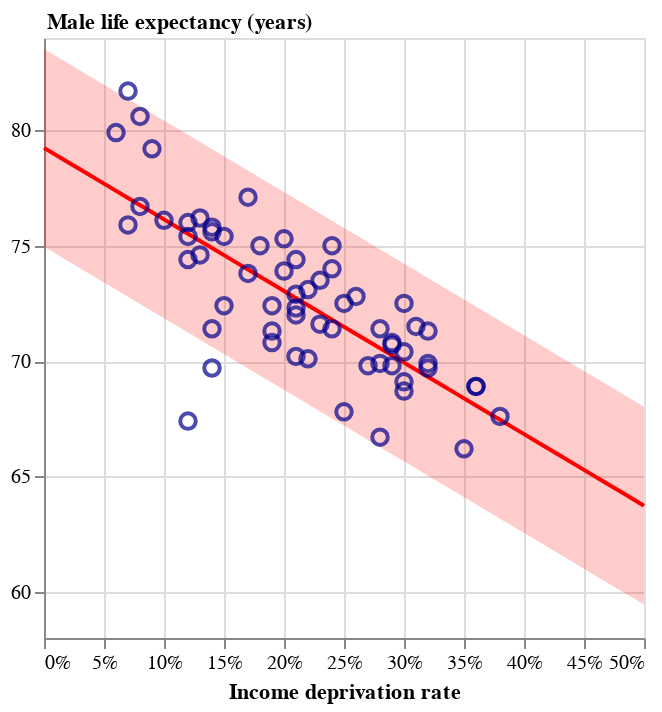

Notebook cell for this chart:
### Markdown cell above
<br>

Add it to our main chart layer.

### Code cell
c2 = band + c1      # Putting the band underneath the points and trend line
c2.display()

### Figure 1 — Vega-Lite specification as saved in the notebook (floating-point values rounded to 4 significant figures)
{"config": {"view": {"continuousWidth": 300, "continuousHeight": 300}}, "layer": [{"data": {"name": "data-408c8eef8a021c4cd489fa3af607bbcf"}, "mark": {"type": "area", "color": "red", "opacity": 0.2}, "encoding": {"x": {"field": "incomeDeprevation", "type": "quantitative"}, "y": {"field": "lower", "type": "quantitative"}, "y2": {"field": "upper"}}}, {"layer": [{"data": {"name": "data-408c8eef8a021c4cd489fa3af607bbcf"}, "mark": {"type": "line", "color": "red", "size": 2}, "encoding": {"x": {"field": "incomeDeprevation", "type": "quantitative"}, "y": {"field": "predicted_maleLE", "type": "quantitative"}}}, {"data": {"name": "data-31c68df2bf38ec3b0c03198038be9e37"}, "mark": {"type": "point", "color": "darkblue", "opacity": 0.7, "size": 60}, "encoding": {"tooltip": [{"field": "areaName", "type": "nominal"}, {"field": "incomeDeprevation", "format": ".1%", "type": "quantitative"}, {"field": "maleLE", "format": ".1f", "type": "quantitative"}, {"field": "predicted_maleLE", "format": ".1f", "title": "Predicted", "type": "quantitative"}, {"field": "residual", "format": ".2f", "type": "quantitative"}], "x": {"axis": {"format": "%"}, "field": "incomeDeprevation", "title": "Income deprivation rate", "type": "quantitative"}, "y": {"axis": {"titleAngle": 0, "titleAlign": "left", "titleX": 1, "titleY": -3}, "field": "maleLE", "scale": {"zero": false}, "title": "Male life expectancy (years)", "type": "quantitative"}}}]}], "$schema": "https://vega.github.io/schema/vega-lite/v5.20.1.json", "datasets": {"data-408c8eef8a021c4cd489fa3af607bbcf": [{"incomeDeprevation": 0.0, "predicted_maleLE": 79.24, "upper": 83.52, "lower": 74.95}, {"incomeDeprevation": 0.01724, "predicted_maleLE": 78.7, "upper": 82.99, "lower": 74.42}, {"incomeDeprevation": 0.03448, "predicted_maleLE": 78.17, "upper": 82.46, "lower": 73.88}, {"incomeDeprevation": 0.05172, "predicted_maleLE": 77.64, "upper": 81.92, "lower": 73.35}, {"incomeDeprevation": 0.06897, "predicted_maleLE": 77.1, "upper": 81.39, "lower": 72.82}, {"incomeDeprevation": 0.08621, "predicted_maleLE": 76.57, "upper": 80.85, "lower": 72.28}, {"incomeDeprevation": 0.1034, "predicted_maleLE": 76.03, "upper": 80.32, "lower": 71.75}, {"incomeDeprevation": 0.1207, "predicted_maleLE": 75.5, "upper": 79.78, "lower": 71.21}, {"incomeDeprevation": 0.1379, "predicted_maleLE": 74.96, "upper": 79.25, "lower": 70.68}, {"incomeDeprevation": 0.1552, "predicted_maleLE": 74.43, "upper": 78.71, "lower": 70.14}, {"incomeDeprevation": 0.1724, "predicted_maleLE": 73.89, "upper": 78.18, "lower": 69.61}, {"incomeDeprevation": 0.1897, "predicted_maleLE": 73.36, "upper": 77.64, "lower": 69.07}, {"incomeDeprevation": 0.2069, "predicted_maleLE": 72.82, "upper": 77.11, "lower": 68.54}, {"incomeDeprevation": 0.2241, "predicted_maleLE": 72.29, "upper": 76.57, "lower": 68.0}, {"incomeDeprevation": 0.2414, "predicted_maleLE": 71.75, "upper": 76.04, "lower": 67.47}, {"incomeDeprevation": 0.2586, "predicted_maleLE": 71.22, "upper": 75.5, "lower": 66.93}, {"incomeDeprevation": 0.2759, "predicted_maleLE": 70.68, "upper": 74.97, "lower": 66.4}, {"incomeDeprevation": 0.2931, "predicted_maleLE": 70.15, "upper": 74.44, "lower": 65.87}, {"incomeDeprevation": 0.3103, "predicted_maleLE": 69.62, "upper": 73.9, "lower": 65.33}, {"incomeDeprevation": 0.3276, "predicted_maleLE": 69.08, "upper": 73.37, "lower": 64.8}, {"incomeDeprevation": 0.3448, "predicted_maleLE": 68.55, "upper": 72.83, "lower": 64.26}, {"incomeDeprevation": 0.3621, "predicted_maleLE": 68.01, "upper": 72.3, "lower": 63.73}, {"incomeDeprevation": 0.3793, "predicted_maleLE": 67.48, "upper": 71.76, "lower": 63.19}, {"incomeDeprevation": 0.3966, "predicted_maleLE": 66.94, "upper": 71.23, "lower": 62.66}, {"incomeDeprevation": 0.4138, "predicted_maleLE": 66.41, "upper": 70.69, "lower": 62.12}, {"incomeDeprevation": 0.431, "predicted_maleLE": 65.87, "upper": 70.16, "lower": 61.59}, {"incomeDeprevation": 0.4483, "predicted_maleLE": 65.34, "upper": 69.62, "lower": 61.05}, {"incomeDeprevation": 0.4655, "predicted_maleLE": 64.8, "upper": 69.09, "lower": 60.52}, {"incomeDeprevation": 0.4828, "predicted_maleLE": 64.27, "upper": 68.55, "lower": 59.98}, {"incomeDeprevation": 0.5, "predicted_maleLE": 63.73, "upper": 68.02, "lower": 59.45}], "data-31c68df2bf38ec3b0c03198038be9e37": [{"areaName": "Anniesland, Jordanhill and Whiteinch", "incomeDeprevation": 0.14, "employmentDeprivation": 0.15, "childPoverty": 0.14, "femaleLE": 80.8, "maleLE": 75.8, "disabilityRate": 0.19, "predicted_maleLE": 74.9, "residual": 0.9021}, {"areaName": "Arden and Carnwadric", "incomeDeprevation": 0.26, "employmentDeprivation": 0.25, "childPoverty": 0.34, "femaleLE": 76.0, "maleLE": 72.8, "disabilityRate": 0.22, "predicted_maleLE": 71.18, "residual": 1.623}, {"areaName": "Baillieston and Garrowhill", "incomeDeprevation": 0.12, "employmentDeprivation": 0.12, "childPoverty": 0.14, "femaleLE": 81.6, "maleLE": 76.0, "disabilityRate": 0.21, "predicted_maleLE": 75.52, "residual": 0.482}, {"areaName": "Balornock and Barmulloch", "incomeDeprevation": 0.29, "employmentDeprivation": 0.27, "childPoverty": 0.38, "femaleLE": 78.2, "maleLE": 70.8, "disabilityRate": 0.3, "predicted_maleLE": 70.25, "residual": 0.5535}, {"areaName": "Bellahouston, Craigton and Mosspark", "incomeDeprevation": 0.2, "employmentDeprivation": 0.18, "childPoverty": 0.22, "femaleLE": 80.5, "maleLE": 73.9, "disabilityRate": 0.29, "predicted_maleLE": 73.04, "residual": 0.8627}, {"areaName": "Blackhill and Hogganfield", "incomeDeprevation": 0.24, "employmentDeprivation": 0.23, "childPoverty": 0.33, "femaleLE": 77.5, "maleLE": 75.0, "disabilityRate": 0.25, "predicted_maleLE": 71.8, "residual": 3.203}, {"areaName": "Blairdardie", "incomeDeprevation": 0.18, "employmentDeprivation": 0.16, "childPoverty": 0.2, "femaleLE": 79.4, "maleLE": 75.0, "disabilityRate": 0.25, "predicted_maleLE": 73.66, "residual": 1.342}, {"areaName": "Broomhill and Partick West", "incomeDeprevation": 0.12, "employmentDeprivation": 0.11, "childPoverty": 0.19, "femaleLE": 79.7, "maleLE": 75.4, "disabilityRate": 0.17, "predicted_maleLE": 75.52, "residual": -0.118}, {"areaName": "Calton and Bridgeton", "incomeDeprevation": 0.25, "employmentDeprivation": 0.21, "childPoverty": 0.47, "femaleLE": 76.6, "maleLE": 67.8, "disabilityRate": 0.24, "predicted_maleLE": 71.49, "residual": -3.687}, {"areaName": "Carmunnock", "incomeDeprevation": 0.15, "employmentDeprivation": 0.1, "childPoverty": 0.18, "femaleLE": 81.2, "maleLE": 75.4, "disabilityRate": 0.21, "predicted_maleLE": 74.59, "residual": 0.8122}, {"areaName": "Castlemilk", "incomeDeprevation": 0.36, "employmentDeprivation": 0.33, "childPoverty": 0.44, "femaleLE": 76.8, "maleLE": 68.9, "disabilityRate": 0.31, "predicted_maleLE": 68.08, "residual": 0.8241}, {"areaName": "Cathcart and Simshill", "incomeDeprevation": 0.07, "employmentDeprivation": 0.08, "childPoverty": 0.07, "femaleLE": 84.3, "maleLE": 81.7, "disabilityRate": 0.17, "predicted_maleLE": 77.07, "residual": 4.632}, {"areaName": "City Centre and Merchant City", "incomeDeprevation": 0.14, "employmentDeprivation": 0.12, "childPoverty": 0.37, "femaleLE": 76.4, "maleLE": 69.7, "disabilityRate": 0.15, "predicted_maleLE": 74.9, "residual": -5.198}, {"areaName": "Corkerhill and North Pollok", "incomeDeprevation": 0.29, "employmentDeprivation": 0.26, "childPoverty": 0.37, "femaleLE": 76.7, "maleLE": 70.7, "disabilityRate": 0.24, "predicted_maleLE": 70.25, "residual": 0.4535}, {"areaName": "Croftfoot", "incomeDeprevation": 0.14, "employmentDeprivation": 0.12, "childPoverty": 0.25, "femaleLE": 79.4, "maleLE": 75.6, "disabilityRate": 0.16, "predicted_maleLE": 74.9, "residual": 0.7021}, {"areaName": "Crookston and South Cardonald", "incomeDeprevation": 0.2, "employmentDeprivation": 0.17, "childPoverty": 0.27, "femaleLE": 79.8, "maleLE": 75.3, "disabilityRate": 0.24, "predicted_maleLE": 73.04, "residual": 2.263}, {"areaName": "Dennistoun", "incomeDeprevation": 0.19, "employmentDeprivation": 0.15, "childPoverty": 0.41, "femaleLE": 76.7, "maleLE": 70.8, "disabilityRate": 0.19, "predicted_maleLE": 73.35, "residual": -2.547}, {"areaName": "Drumchapel", "incomeDeprevation": 0.36, "employmentDeprivation": 0.31, "childPoverty": 0.48, "femaleLE": 73.9, "maleLE": 68.9, "disabilityRate": 0.27, "predicted_maleLE": 68.08, "residual": 0.8241}, {"areaName": "Easterhouse", "incomeDeprevation": 0.32, "employmentDeprivation": 0.29, "childPoverty": 0.42, "femaleLE": 77.5, "maleLE": 69.7, "disabilityRate": 0.27, "predicted_maleLE": 69.32, "residual": 0.3838}, {"areaName": "Glasgow", "incomeDeprevation": 0.21, "employmentDeprivation": 0.19, "childPoverty": 0.32, "femaleLE": 78.2, "maleLE": 72.3, "disabilityRate": 0.23, "predicted_maleLE": 72.73, "residual": -0.4272}, {"areaName": "Glasgow North East", "incomeDeprevation": 0.25, "employmentDeprivation": 0.22, "childPoverty": 0.37, "femaleLE": 78.0, "maleLE": 72.5, "disabilityRate": 0.25, "predicted_maleLE": 71.49, "residual": 1.013}, {"areaName": "Glasgow North West", "incomeDeprevation": 0.19, "employmentDeprivation": 0.17, "childPoverty": 0.32, "femaleLE": 77.6, "maleLE": 71.3, "disabilityRate": 0.21, "predicted_maleLE": 73.35, "residual": -2.047}, {"areaName": "Glasgow South", "incomeDeprevation": 0.21, "employmentDeprivation": 0.19, "childPoverty": 0.29, "femaleLE": 78.8, "maleLE": 72.9, "disabilityRate": 0.22, "predicted_maleLE": 72.73, "residual": 0.1728}, {"areaName": "Govanhill", "incomeDeprevation": 0.24, "employmentDeprivation": 0.22, "childPoverty": 0.33, "femaleLE": 78.1, "maleLE": 71.4, "disabilityRate": 0.23, "predicted_maleLE": 71.8, "residual": -0.397}, {"areaName": "Greater Gorbals", "incomeDeprevation": 0.3, "employmentDeprivation": 0.27, "childPoverty": 0.45, "femaleLE": 77.9, "maleLE": 68.7, "disabilityRate": 0.29, "predicted_maleLE": 69.94, "residual": -1.236}, {"areaName": "Greater Govan", "incomeDeprevation": 0.28, "employmentDeprivation": 0.27, "childPoverty": 0.36, "femaleLE": 74.6, "maleLE": 66.7, "disabilityRate": 0.27, "predicted_maleLE": 70.56, "residual": -3.857}, {"areaName": "Haghill and Carntyne", "incomeDeprevation": 0.28, "employmentDeprivation": 0.26, "childPoverty": 0.43, "femaleLE": 75.4, "maleLE": 69.9, "disabilityRate": 0.31, "predicted_maleLE": 70.56, "residual": -0.6566}, {"areaName": "Hillhead and Woodlands", "incomeDeprevation": 0.15, "employmentDeprivation": 0.12, "childPoverty": 0.31, "femaleLE": 79.3, "maleLE": 72.4, "disabilityRate": 0.15, "predicted_maleLE": 74.59, "residual": -2.188}, {"areaName": "Hyndland, Dowanhill and Partick East", "incomeDeprevation": 0.08, "employmentDeprivation": 0.08, "childPoverty": 0.11, "femaleLE": 80.9, "maleLE": 76.7, "disabilityRate": 0.14, "predicted_maleLE": 76.76, "residual": -0.0584}, {"areaName": "Ibrox and Kingston", "incomeDeprevation": 0.21, "employmentDeprivation": 0.19, "childPoverty": 0.38, "femaleLE": 74.0, "maleLE": 70.2, "disabilityRate": 0.2, "predicted_maleLE": 72.73, "residual": -2.527}, {"areaName": "Kelvindale and Kelvinside", "incomeDeprevation": 0.06, "employmentDeprivation": 0.05, "childPoverty": 0.11, "femaleLE": 84.3, "maleLE": 79.9, "disabilityRate": 0.14, "predicted_maleLE": 77.38, "residual": 2.521}, {"areaName": "Kingspark and Mount Florida", "incomeDeprevation": 0.12, "employmentDeprivation": 0.11, "childPoverty": 0.16, "femaleLE": 82.8, "maleLE": 74.4, "disabilityRate": 0.17, "predicted_maleLE": 75.52, "residual": -1.118}, {"areaName": "Knightswood", "incomeDeprevation": 0.23, "employmentDeprivation": 0.23, "childPoverty": 0.3, "femaleLE": 77.6, "maleLE": 71.6, "disabilityRate": 0.29, "predicted_maleLE": 72.11, "residual": -0.5071}, {"areaName": "Lambhill and Milton", "incomeDeprevation": 0.29, "employmentDeprivation": 0.28, "childPoverty": 0.39, "femaleLE": 77.0, "maleLE": 69.8, "disabilityRate": 0.3, "predicted_maleLE": 70.25, "residual": -0.4465}, {"areaName": "Langside and Battlefield", "incomeDeprevation": 0.13, "employmentDeprivation": 0.11, "childPoverty": 0.24, "femaleLE": 81.4, "maleLE": 74.6, "disabilityRate": 0.16, "predicted_maleLE": 75.21, "residual": -0.608}, {"areaName": "Maryhill Road Corridor", "incomeDeprevation": 0.22, "employmentDeprivation": 0.19, "childPoverty": 0.39, "femaleLE": 76.1, "maleLE": 70.1, "disabilityRate": 0.22, "predicted_maleLE": 72.42, "residual": -2.317}, {"areaName": "Mount Vernon and East Shettleston", "incomeDeprevation": 0.17, "employmentDeprivation": 0.19, "childPoverty": 0.17, "femaleLE": 79.7, "maleLE": 77.1, "disabilityRate": 0.29, "predicted_maleLE": 73.97, "residual": 3.132}, {"areaName": "Newlands and Cathcart", "incomeDeprevation": 0.09, "employmentDeprivation": 0.08, "childPoverty": 0.11, "femaleLE": 81.8, "maleLE": 79.2, "disabilityRate": 0.17, "predicted_maleLE": 76.45, "residual": 2.752}, {"areaName": "North Cardonald and Penilee", "incomeDeprevation": 0.23, "employmentDeprivation": 0.19, "childPoverty": 0.33, "femaleLE": 78.5, "maleLE": 73.5, "disabilityRate": 0.25, "predicted_maleLE": 72.11, "residual": 1.393}, {"areaName": "North Maryhill and Summerston", "incomeDeprevation": 0.21, "employmentDeprivation": 0.19, "childPoverty": 0.31, "femaleLE": 79.5, "maleLE": 72.0, "disabilityRate": 0.23, "predicted_maleLE": 72.73, "residual": -0.7272}, {"areaName": "Parkhead and Dalmarnock", "incomeDeprevation": 0.38, "employmentDeprivation": 0.36, "childPoverty": 0.52, "femaleLE": 75.8, "maleLE": 67.6, "disabilityRate": 0.32, "predicted_maleLE": 67.46, "residual": 0.1443}, {"areaName": "Pollok", "incomeDeprevation": 0.17, "employmentDeprivation": 0.16, "childPoverty": 0.25, "femaleLE": 80.6, "maleLE": 73.8, "disabilityRate": 0.21, "predicted_maleLE": 73.97, "residual": -0.1676}, {"areaName": "Pollokshaws and Mansewood", "incomeDeprevation": 0.22, "employmentDeprivation": 0.2, "childPoverty": 0.29, "femaleLE": 80.0, "maleLE": 73.1, "disabilityRate": 0.24, "predicted_maleLE": 72.42, "residual": 0.6829}, {"areaName": "Pollokshields East", "incomeDeprevation": 0.21, "employmentDeprivation": 0.16, "childPoverty": 0.34, "femaleLE": 80.9, "maleLE": 74.4, "disabilityRate": 0.18, "predicted_maleLE": 72.73, "residual": 1.673}, {"areaName": "Pollokshields West", "incomeDeprevation": 0.08, "employmentDeprivation": 0.06, "childPoverty": 0.1, "femaleLE": 82.3, "maleLE": 80.6, "disabilityRate": 0.16, "predicted_maleLE": 76.76, "residual": 3.842}, {"areaName": "Priesthill and Househillwood", "incomeDeprevation": 0.32, "employmentDeprivation": 0.29, "childPoverty": 0.43, "femaleLE": 79.4, "maleLE": 71.3, "disabilityRate": 0.29, "predicted_maleLE": 69.32, "residual": 1.984}, {"areaName": "Riddrie and Cranhill", "incomeDeprevation": 0.28, "employmentDeprivation": 0.27, "childPoverty": 0.4, "femaleLE": 78.8, "maleLE": 71.4, "disabilityRate": 0.32, "predicted_maleLE": 70.56, "residual": 0.8434}, {"areaName": "Robroyston and Millerston", "incomeDeprevation": 0.07, "employmentDeprivation": 0.07, "childPoverty": 0.09, "femaleLE": 80.0, "maleLE": 75.9, "disabilityRate": 0.13, "predicted_maleLE": 77.07, "residual": -1.168}, {"areaName": "Ruchazie and Garthamlock", "incomeDeprevation": 0.3, "employmentDeprivation": 0.27, "childPoverty": 0.41, "femaleLE": 78.6, "maleLE": 70.4, "disabilityRate": 0.25, "predicted_maleLE": 69.94, "residual": 0.4636}, {"areaName": "Ruchill and Possilpark", "incomeDeprevation": 0.35, "employmentDeprivation": 0.33, "childPoverty": 0.47, "femaleLE": 73.1, "maleLE": 66.2, "disabilityRate": 0.3, "predicted_maleLE": 68.39, "residual": -2.186}, {"areaName": "Scotland", "incomeDeprevation": 0.13, "employmentDeprivation": 0.13, "childPoverty": 0.18, "femaleLE": 80.6, "maleLE": 76.2, "disabilityRate": 0.2, "predicted_maleLE": 75.21, "residual": 0.992}, {"areaName": "Shawlands and Strathbungo", "incomeDeprevation": 0.1, "employmentDeprivation": 0.09, "childPoverty": 0.16, "femaleLE": 80.3, "maleLE": 76.1, "disabilityRate": 0.14, "predicted_maleLE": 76.14, "residual": -0.03822}, {"areaName": "Sighthill, Roystonhill and Germiston", "incomeDeprevation": 0.32, "employmentDeprivation": 0.29, "childPoverty": 0.49, "femaleLE": 74.2, "maleLE": 69.9, "disabilityRate": 0.24, "predicted_maleLE": 69.32, "residual": 0.5838}, {"areaName": "South Nitshill and Darnley", "incomeDeprevation": 0.14, "employmentDeprivation": 0.12, "childPoverty": 0.17, "femaleLE": 76.3, "maleLE": 71.4, "disabilityRate": 0.17, "predicted_maleLE": 74.9, "residual": -3.498}, {"areaName": "Springboig and Barlanark", "incomeDeprevation": 0.31, "employmentDeprivation": 0.29, "childPoverty": 0.43, "femaleLE": 78.3, "maleLE": 71.5, "disabilityRate": 0.3, "predicted_maleLE": 69.63, "residual": 1.874}, {"areaName": "Springburn", "incomeDeprevation": 0.3, "employmentDeprivation": 0.28, "childPoverty": 0.46, "femaleLE": 76.4, "maleLE": 69.1, "disabilityRate": 0.28, "predicted_maleLE": 69.94, "residual": -0.8364}, {"areaName": "Temple and Anniesland", "incomeDeprevation": 0.19, "employmentDeprivation": 0.17, "childPoverty": 0.31, "femaleLE": 78.8, "maleLE": 72.4, "disabilityRate": 0.24, "predicted_maleLE": 73.35, "residual": -0.9474}, {"areaName": "Tollcross and West Shettleston", "incomeDeprevation": 0.27, "employmentDeprivation": 0.26, "childPoverty": 0.37, "femaleLE": 76.2, "maleLE": 69.8, "disabilityRate": 0.27, "predicted_maleLE": 70.87, "residual": -1.067}, {"areaName": "Toryglen", "incomeDeprevation": 0.3, "employmentDeprivation": 0.28, "childPoverty": 0.38, "femaleLE": 77.9, "maleLE": 72.5, "disabilityRate": 0.29, "predicted_maleLE": 69.94, "residual": 2.564}, {"areaName": "Yoker and Scotstoun", "incomeDeprevation": 0.24, "employmentDeprivation": 0.21, "childPoverty": 0.35, "femaleLE": 80.2, "maleLE": 74.0, "disabilityRate": 0.21, "predicted_maleLE": 71.8, "residual": 2.203}, {"areaName": "Yorkhill and Anderston", "incomeDeprevation": 0.12, "employmentDeprivation": 0.1, "childPoverty": 0.34, "femaleLE": 75.9, "maleLE": 67.4, "disabilityRate": 0.12, "predicted_maleLE": 75.52, "residual": -8.118}]}}
